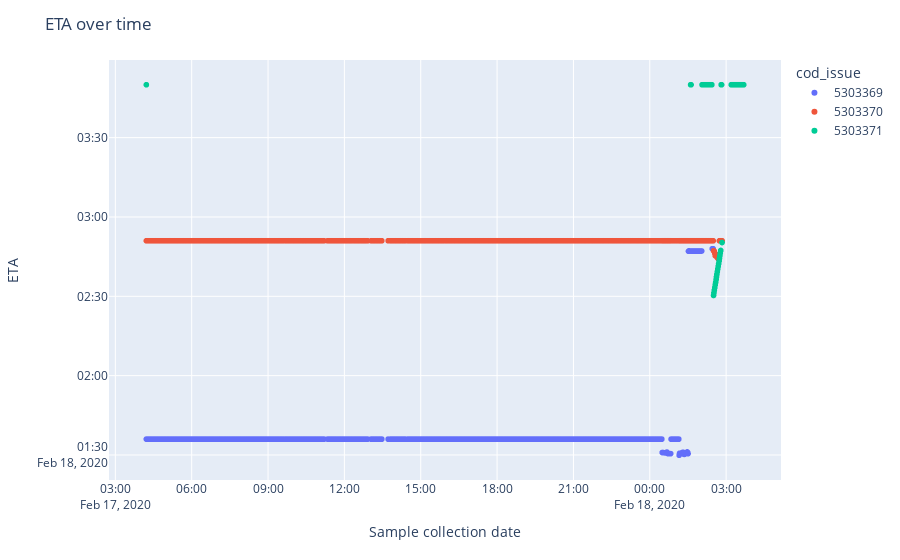

Notebook code cell kept with this figure:
### Code cell
fig = px.scatter(plot_df,
                 x=plot_df['actual_date'].dt.to_pydatetime(),
                 y=plot_df['eta'].dt.to_pydatetime(),
                 color='cod_issue')
# Edit the layout
fig.update_layout(title='ETA over time',
                  xaxis_title='Sample collection date',
                  yaxis_title='ETA')
fig.show()
